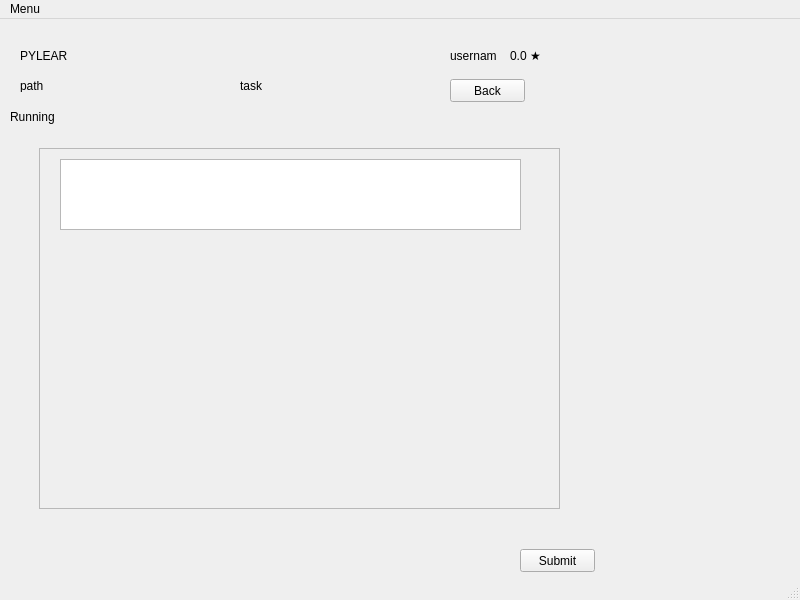
<?xml version="1.0" encoding="UTF-8"?>
<ui version="4.0">
 <class>MainWindow</class>
 <widget class="QMainWindow" name="MainWindow">
  <property name="geometry">
   <rect>
    <x>0</x>
    <y>0</y>
    <width>800</width>
    <height>600</height>
   </rect>
  </property>
  <property name="windowTitle">
   <string>MainWindow</string>
  </property>
  <widget class="QWidget" name="centralwidget">
   <widget class="QLabel" name="pylearn">
    <property name="geometry">
     <rect>
      <x>20</x>
      <y>30</y>
      <width>47</width>
      <height>13</height>
     </rect>
    </property>
    <property name="text">
     <string>PYLEARN</string>
    </property>
   </widget>
   <widget class="QLabel" name="path_lbl">
    <property name="geometry">
     <rect>
      <x>20</x>
      <y>60</y>
      <width>47</width>
      <height>13</height>
     </rect>
    </property>
    <property name="text">
     <string>path</string>
    </property>
   </widget>
   <widget class="QLabel" name="task_lbl">
    <property name="geometry">
     <rect>
      <x>240</x>
      <y>60</y>
      <width>47</width>
      <height>13</height>
     </rect>
    </property>
    <property name="text">
     <string>task</string>
    </property>
   </widget>
   <widget class="QLabel" name="profile">
    <property name="geometry">
     <rect>
      <x>450</x>
      <y>30</y>
      <width>47</width>
      <height>13</height>
     </rect>
    </property>
    <property name="text">
     <string>username</string>
    </property>
   </widget>
   <widget class="QLabel" name="rating">
    <property name="geometry">
     <rect>
      <x>510</x>
      <y>30</y>
      <width>47</width>
      <height>13</height>
     </rect>
    </property>
    <property name="text">
     <string>0.0 ★</string>
    </property>
   </widget>
   <widget class="QPushButton" name="back_btn">
    <property name="geometry">
     <rect>
      <x>450</x>
      <y>60</y>
      <width>75</width>
      <height>23</height>
     </rect>
    </property>
    <property name="text">
     <string>Back</string>
    </property>
   </widget>
   <widget class="QLabel" name="answer_lbl">
    <property name="geometry">
     <rect>
      <x>10</x>
      <y>90</y>
      <width>121</width>
      <height>16</height>
     </rect>
    </property>
    <property name="text">
     <string>Running </string>
    </property>
   </widget>
   <widget class="QPushButton" name="submit_btn">
    <property name="geometry">
     <rect>
      <x>520</x>
      <y>530</y>
      <width>75</width>
      <height>23</height>
     </rect>
    </property>
    <property name="text">
     <string>Submit</string>
    </property>
   </widget>
   <widget class="QScrollArea" name="results">
    <property name="geometry">
     <rect>
      <x>39</x>
      <y>129</y>
      <width>521</width>
      <height>361</height>
     </rect>
    </property>
    <property name="widgetResizable">
     <bool>true</bool>
    </property>
    <widget class="QWidget" name="scrollAreaWidgetContents">
     <property name="geometry">
      <rect>
       <x>0</x>
       <y>0</y>
       <width>519</width>
       <height>359</height>
      </rect>
     </property>
     <widget class="QTextBrowser" name="ans1">
      <property name="geometry">
       <rect>
        <x>20</x>
        <y>10</y>
        <width>461</width>
        <height>71</height>
       </rect>
      </property>
     </widget>
    </widget>
   </widget>
  </widget>
  <widget class="QMenuBar" name="menubar">
   <property name="geometry">
    <rect>
     <x>0</x>
     <y>0</y>
     <width>800</width>
     <height>21</height>
    </rect>
   </property>
   <widget class="QMenu" name="menuMenu">
    <property name="title">
     <string>Menu</string>
    </property>
    <addaction name="actionQuit"/>
   </widget>
   <addaction name="menuMenu"/>
  </widget>
  <widget class="QStatusBar" name="statusbar"/>
  <action name="actionQuit">
   <property name="text">
    <string>Quit</string>
   </property>
  </action>
 </widget>
 <resources/>
 <connections/>
</ui>
